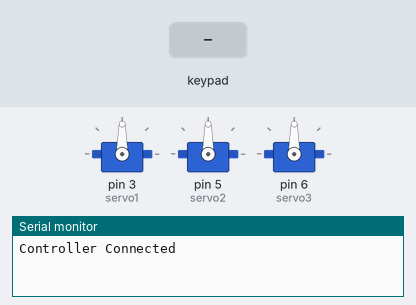
The sketch below on a simulated Arduino Uno, built with avr-gcc and run on an emulated ATmega328P. On the bench: 3 × servo, the last lines printed to the serial monitor. The inputs (shaded band) are chosen by the test bench.

Above: at 1.2 s.
1.3 s: key 'U' pressed
At 1.8 s:
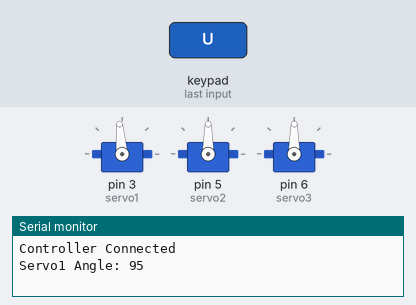
2.8 s: key 'U' pressed
At 3.4 s:
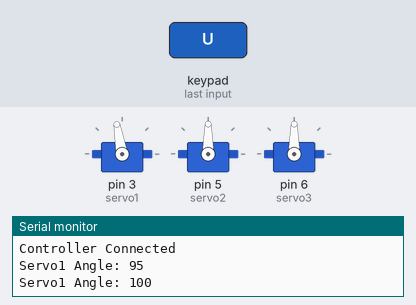
4.3 s: key 'D' pressed
At 4.9 s:
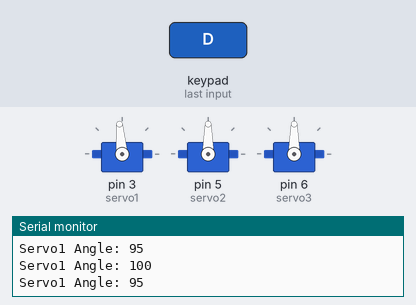
Timing chart, 0 to 7.3 s (numbered marks = the images above; inputs shaded):
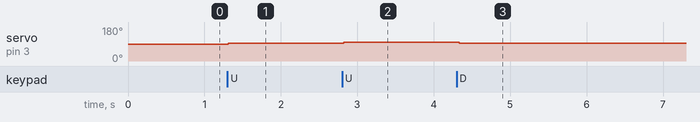

The sketch:

robotic_basic.ino
```cpp
#include <Servo.h>
#include <PS2X_lib.h>

PS2X ps2x;
Servo servo1, servo2, servo3;

int error = 0;
byte vibrate = 0;
int angle1 = 90;
int angle2 = 90;
int angle3 = 90;

void setup() {
  Serial.begin(115200);

  servo1.attach(3);
  servo2.attach(5);
  servo3.attach(6);

  servo1.write(angle1);
  servo2.write(angle2);
  servo3.write(angle3);

  error = ps2x.config_gamepad(10,12,11,13, false, false);

  if(error == 0) Serial.println("Controller Connected");
  else Serial.println("Controller Error");
}

void loop() {
  ps2x.read_gamepad(false, vibrate);

  // Servo1 control with UP and DOWN
  if(ps2x.ButtonPressed(PSB_PAD_UP)) {
    angle1 = constrain(angle1 + 5, 0, 180);
    servo1.write(angle1);
    Serial.print("Servo1 Angle: ");
    Serial.println(angle1);
  }
  if(ps2x.ButtonPressed(PSB_PAD_DOWN)) {
    angle1 = constrain(angle1 - 5, 0, 180);
    servo1.write(angle1);
    Serial.print("Servo1 Angle: ");
    Serial.println(angle1);
  }

  // Servo2 control with R1 and R2
  if(ps2x.ButtonPressed(PSB_R1)) {
    angle2 = constrain(angle2 + 5, 0, 180);
    servo2.write(angle2);
    Serial.print("Servo2 Angle: ");
    Serial.println(angle2);
  }
  if(ps2x.ButtonPressed(PSB_R2)) {
    angle2 = constrain(angle2 - 5, 0, 180);
    servo2.write(angle2);
    Serial.print("Servo2 Angle: ");
    Serial.println(angle2);
  }

  // Servo3 control with L1 and L2
  if(ps2x.ButtonPressed(PSB_L1)) {
    angle3 = constrain(angle3 + 5, 0, 180);
    servo3.write(angle3);
    Serial.print("Servo3 Angle: ");
    Serial.println(angle3);
  }
  if(ps2x.ButtonPressed(PSB_L2)) {
    angle3 = constrain(angle3 - 5, 0, 180);
    servo3.write(angle3);
    Serial.print("Servo3 Angle: ");
    Serial.println(angle3);
  }

  delay(50);
}
```

Measured:
- after the input at 1.3 s, servo on pin 3 (servo1): 90° → 95° at once
- after the input at 2.8 s, servo on pin 3 (servo1): 95° → 100° at once
- after the input at 4.3 s, servo on pin 3 (servo1): 100° → 95° at once
